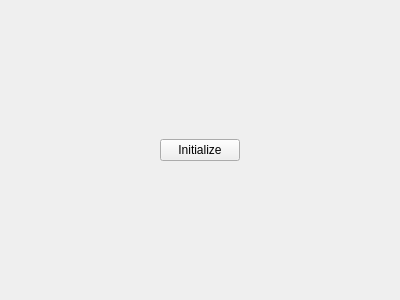
<?xml version="1.0" encoding="UTF-8"?>
<ui version="4.0">
 <class>DBMWBtnPanel</class>
 <widget class="QWidget" name="DBMWBtnPanel">
  <property name="geometry">
   <rect>
    <x>0</x>
    <y>0</y>
    <width>400</width>
    <height>300</height>
   </rect>
  </property>
  <property name="windowTitle">
   <string>DBMWBtnPanel</string>
  </property>
  <layout class="QHBoxLayout" name="horizontalLayout">
   <item>
    <spacer name="horizontalSpacer">
     <property name="orientation">
      <enum>Qt::Horizontal</enum>
     </property>
     <property name="sizeHint" stdset="0">
      <size>
       <width>142</width>
       <height>20</height>
      </size>
     </property>
    </spacer>
   </item>
   <item>
    <widget class="QPushButton" name="_btnInitialize">
     <property name="text">
      <string>Initialize</string>
     </property>
    </widget>
   </item>
   <item>
    <spacer name="horizontalSpacer_2">
     <property name="orientation">
      <enum>Qt::Horizontal</enum>
     </property>
     <property name="sizeHint" stdset="0">
      <size>
       <width>142</width>
       <height>20</height>
      </size>
     </property>
    </spacer>
   </item>
  </layout>
 </widget>
 <resources/>
 <connections/>
</ui>
